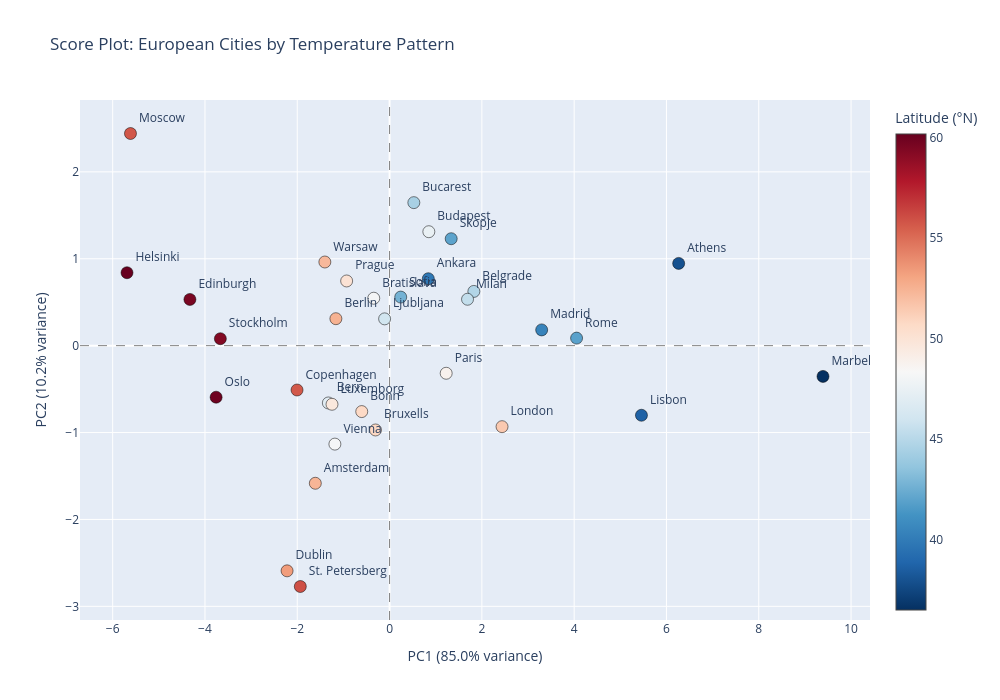

The cell this chart's notebook holds for it:
### Markdown cell above
### 2.1 Score Plot ($t_1$ vs $t_2$)

**Purpose:** Visualize sample (city) relationships in reduced dimensionality.

**What to look for:**
- **Clusters:** Groups of similar cities
- **Gradients:** Continuous trends (e.g., latitude effect)
- **Outliers:** Cities with unusual temperature patterns

### Code cell
fig = go.Figure()

# Add scatter plot colored by latitude
fig.add_trace(go.Scatter(
    x=T[:, 0],
    y=T[:, 1],
    mode='markers+text',
    text=city_names,
    textposition='top right',
    marker=dict(
        size=12,
        color=latitude,
        colorscale='RdBu_r',
        showscale=True,
        colorbar=dict(title='Latitude (°N)'),
        line=dict(color='black', width=0.5)
    ),
    hovertemplate='<b>%{text}</b><br>PC1: %{x:.2f}<br>PC2: %{y:.2f}<br>Latitude: %{marker.color:.1f}°N<extra></extra>'
))

# Add reference lines
fig.add_hline(y=0, line_dash='dash', line_color='gray', line_width=1)
fig.add_vline(x=0, line_dash='dash', line_color='gray', line_width=1)

fig.update_layout(
    title='Score Plot: European Cities by Temperature Pattern',
    xaxis_title=f'PC1 ({explained_var_ratio[0]*100:.1f}% variance)',
    yaxis_title=f'PC2 ({explained_var_ratio[1]*100:.1f}% variance)',
    width=1000,
    height=700,
    font=dict(size=12),
    hovermode='closest'
)

fig.show()

print("\n📊 INTERPRETATION:")
print("- PC1 separates cities by overall temperature (warm Mediterranean vs cold Nordic)")
print("- The color gradient shows latitude strongly correlates with PC1")
print("- Cities clustered together have similar annual temperature patterns")

### Figure 1 — Plotly figure (JSON) as saved in the notebook; plotly's stock layout.template omitted (floating-point values rounded to 4 significant figures)
{"data": [{"hovertemplate": "<b>%{text}</b><br>PC1: %{x:.2f}<br>PC2: %{y:.2f}<br>Latitude: %{marker.color:.1f}°N<extra></extra>", "marker": {"color": [52.37, 39.87, 37.97, 44.82, 52.52, 46.95, 50.73, 50.85, 44.42, 47.47, 55.67, 53.33, 60.17, 38.7, 51.5, 49.6, 36.51, 55.75, 59.95, 48.85, 50.08, 41.9, 42.7, 59.32, 48.2, 52.23, 48.13, 55.95, 46.05, 40.38, 45.46, 59.56, 42.0], "colorbar": {"title": {"text": "Latitude (°N)"}}, "colorscale": [[0, "rgb(5,48,97)"], [0.1, "rgb(33,102,172)"], [0.2, "rgb(67,147,195)"], [0.3, "rgb(146,197,222)"], [0.4, "rgb(209,229,240)"], [0.5, "rgb(247,247,247)"], [0.6, "rgb(253,219,199)"], [0.7, "rgb(244,165,130)"], [0.8, "rgb(214,96,77)"], [0.9, "rgb(178,24,43)"], [1, "rgb(103,0,31)"]], "line": {"color": "black", "width": 0.5}, "showscale": true, "size": 12}, "mode": "markers+text", "text": ["Amsterdam", "Ankara", "Athens", "Belgrade", "Berlin", "Bern", "Bonn", "Bruxells", "Bucarest", "Budapest", "Copenhagen", "Dublin", "Helsinki", "Lisbon", "London", "Luxemborg", "Marbella", "Moscow", "Oslo", "Paris", "Prague", "Rome", "Sofia", "Stockholm", "Vienna", "Warsaw", "Bratislava", "St. Petersberg", "Ljubljana", "Madrid", "Milan", "Edinburgh", "Skopje"], "textposition": "top right", "type": "scatter", "x": [-1.609, 0.8395, 6.265, 1.826, -1.163, -1.327, -0.603, -0.3046, 0.5259, 0.851, -2.005, -2.221, -5.69, 5.458, 2.437, -1.247, 9.392, -5.614, -3.759, 1.227, -0.93, 4.052, 0.2417, -3.667, -1.185, -1.402, -0.3427, -1.934, -0.1073, 3.296, 1.689, -4.327, 1.335], "y": [-1.584, 0.7702, 0.9466, 0.6241, 0.3102, -0.6595, -0.7588, -0.9704, 1.646, 1.311, -0.5104, -2.591, 0.8392, -0.801, -0.9324, -0.6747, -0.3539, 2.441, -0.5932, -0.3179, 0.7443, 0.08659, 0.5587, 0.07988, -1.133, 0.9626, 0.5457, -2.772, 0.3083, 0.1812, 0.5338, 0.5317, 1.23]}], "layout": {"font": {"size": 12}, "height": 700, "hovermode": "closest", "shapes": [{"line": {"color": "gray", "dash": "dash", "width": 1}, "type": "line", "x0": 0, "x1": 1, "xref": "x domain", "y0": 0, "y1": 0, "yref": "y"}, {"line": {"color": "gray", "dash": "dash", "width": 1}, "type": "line", "x0": 0, "x1": 0, "xref": "x", "y0": 0, "y1": 1, "yref": "y domain"}], "title": {"text": "Score Plot: European Cities by Temperature Pattern"}, "width": 1000, "xaxis": {"title": {"text": "PC1 (85.0% variance)"}}, "yaxis": {"title": {"text": "PC2 (10.2% variance)"}}}}
